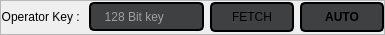
                        <widget class="QFrame" name="frame_31">
                         <property name="maximumSize">
                          <size>
                           <width>16777215</width>
                           <height>35</height>
                          </size>
                         </property>
                         <property name="styleSheet">
                          <string notr="true"/>
                         </property>
                         <property name="frameShape">
                          <enum>QFrame::StyledPanel</enum>
                         </property>
                         <property name="frameShadow">
                          <enum>QFrame::Raised</enum>
                         </property>
                         <layout class="QGridLayout" name="gridLayout_26">
                          <property name="leftMargin">
                           <number>0</number>
                          </property>
                          <property name="topMargin">
                           <number>0</number>
                          </property>
                          <property name="rightMargin">
                           <number>0</number>
                          </property>
                          <property name="bottomMargin">
                           <number>0</number>
                          </property>
                          <property name="verticalSpacing">
                           <number>0</number>
                          </property>
                          <item row="0" column="0">
                           <widget class="QLabel" name="op_key">
                            <property name="text">
                             <string>Operator Key : </string>
                            </property>
                            <property name="alignment">
                             <set>Qt::AlignRight|Qt::AlignTrailing|Qt::AlignVCenter</set>
                            </property>
                           </widget>
                          </item>
                          <item row="0" column="3">
                           <widget class="QPushButton" name="op_key_auto">
                            <property name="font">
                             <font>
                              <family>Segoe UI</family>
                              <pointsize>9</pointsize>
                              <weight>75</weight>
                              <italic>false</italic>
                              <bold>true</bold>
                             </font>
                            </property>
                            <property name="cursor">
                             <cursorShape>PointingHandCursor</cursorShape>
                            </property>
                            <property name="styleSheet">
                             <string notr="true">QPushButton{background-color: rgba(63,64,66,255);
font: 600 9pt &quot;Segoe UI&quot;;
height:26px;
width:80px;
border-radius:5px;
border:2px solid black;
}
QPushButton:hover{
background-color:rgba(32,33,36,255);
}</string>
                            </property>
                            <property name="text">
                             <string>AUTO</string>
                            </property>
                           </widget>
                          </item>
                          <item row="0" column="1">
                           <widget class="QLineEdit" name="op_key_text">
                            <property name="contextMenuPolicy">
                             <enum>Qt::NoContextMenu</enum>
                            </property>
                            <property name="toolTip">
                             <string>Operator Variant Algorithm Configuration Field</string>
                            </property>
                            <property name="styleSheet">
                             <string notr="true">QLineEdit{
background-color: rgba(63,64,66,255);
border:2px solid black;
height:25px;
border-radius:5px;
color:white;
padding-left:5px;
}
QLineEdit:focus {
 background-color: rgba(63,64,66,255);

border:2px solid black;
}
QLineEdit:hover{
border:2px solid black;
}</string>
                            </property>
                            <property name="inputMethodHints">
                             <set>Qt::ImhSensitiveData</set>
                            </property>
                            <property name="maxLength">
                             <number>32</number>
                            </property>
                            <property name="frame">
                             <bool>true</bool>
                            </property>
                            <property name="echoMode">
                             <enum>QLineEdit::Normal</enum>
                            </property>
                            <property name="readOnly">
                             <bool>true</bool>
                            </property>
                            <property name="placeholderText">
                             <string>  128 Bit key</string>
                            </property>
                            <property name="clearButtonEnabled">
                             <bool>true</bool>
                            </property>
                           </widget>
                          </item>
                          <item row="0" column="2">
                           <widget class="QPushButton" name="op_key_fetch">
                            <property name="cursor">
                             <cursorShape>PointingHandCursor</cursorShape>
                            </property>
                            <property name="styleSheet">
                             <string notr="true">QPushButton{background-color: rgba(63,64,66,255);
font: 600 9pt &quot;Segoe UI&quot;;
height:26px;
width:80px;
border-radius:5px;border:2px solid black;
}
QPushButton:hover{

background-color:rgba(32,33,36,255);
}</string>
                            </property>
                            <property name="text">
                             <string>FETCH</string>
                            </property>
                           </widget>
                          </item>
                         </layout>
                        </widget>
